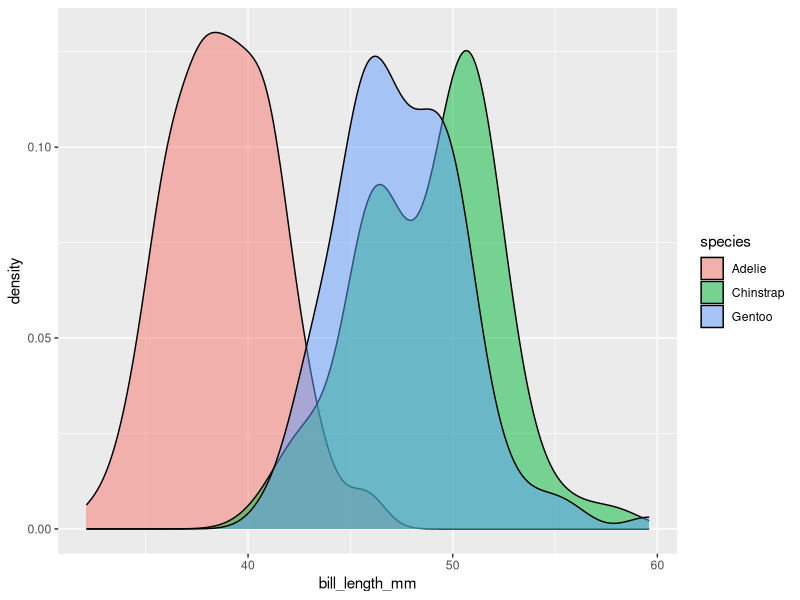
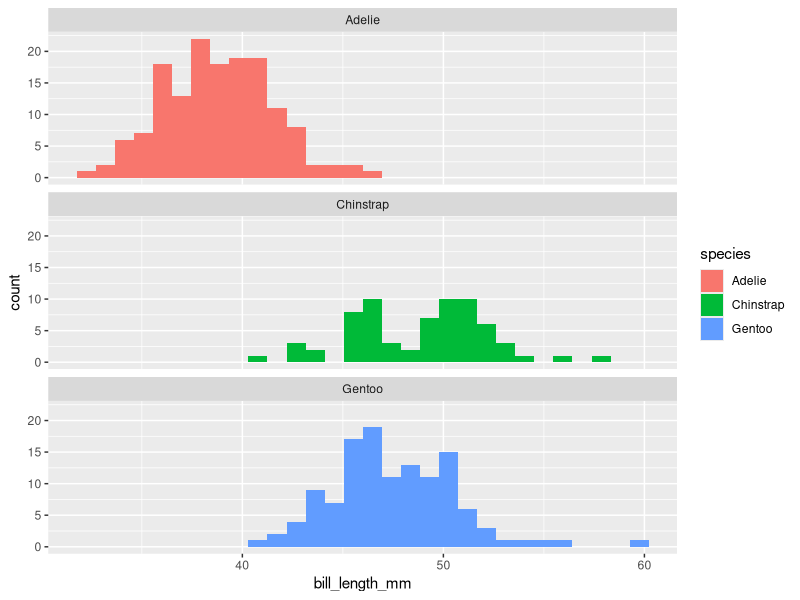
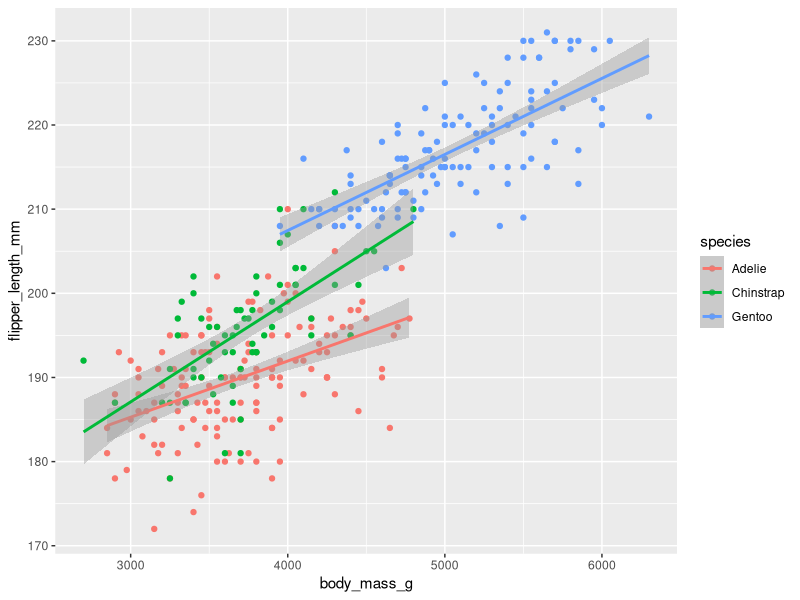
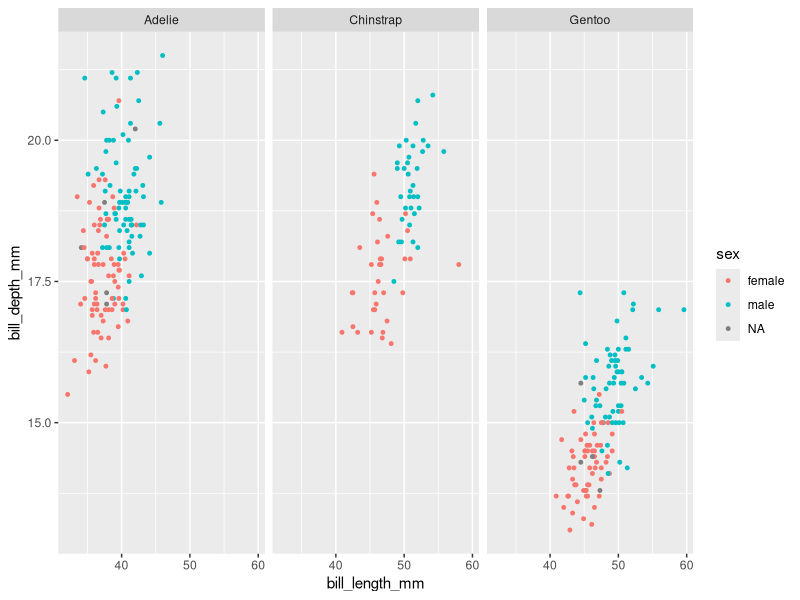
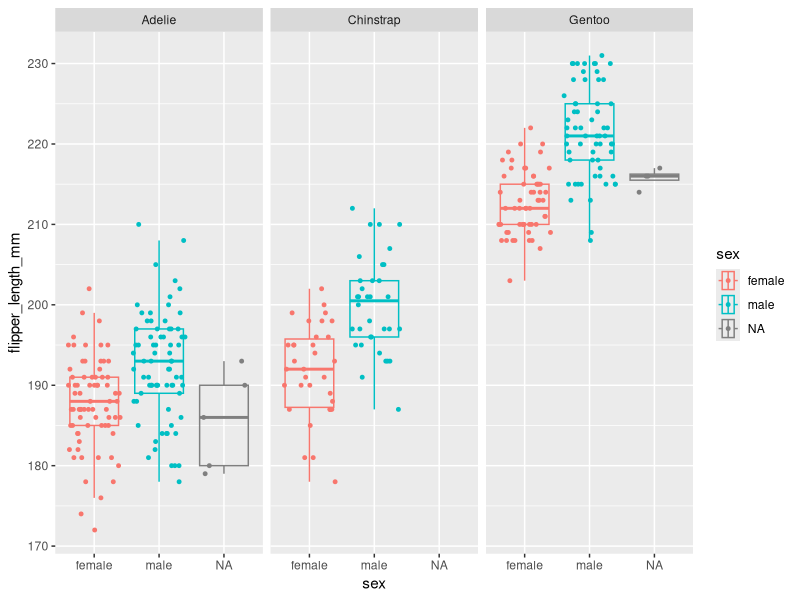

Recreate these plots in R, in order.
## ---- chunk 1
knitr::opts_chunk$set(echo = TRUE)
library(palmerpenguins)
library(tidyverse)
## ---- chunk 2
summary(penguins)
## ---- chunk 3
ggplot(penguins) +
  geom_density(mapping=aes(x=bill_length_mm,fill=species),  
  alpha=0.5)
ggplot(penguins) +
  geom_histogram(mapping=aes(x=bill_length_mm,fill=species)) +
  facet_wrap(~species,nrow=3)
## ---- chunk 4
ggplot(penguins,mapping=aes(x=body_mass_g,y=flipper_length_mm, 
  color=species)) +
  geom_point() +
  geom_smooth(method="lm")
## ---- chunk 5
ggplot(penguins,mapping=aes(x=bill_length_mm,y=bill_depth_mm, 
  color=sex)) +
  geom_point(size=1) +
  facet_wrap(~species)
ggplot(penguins,mapping=aes(x=flipper_length_mm,y=sex,color=sex)) +
  geom_boxplot(outlier.alpha=0,alpha=0) +
  geom_jitter(width=0, size=1) +
  coord_flip() +
  facet_wrap(~species)
